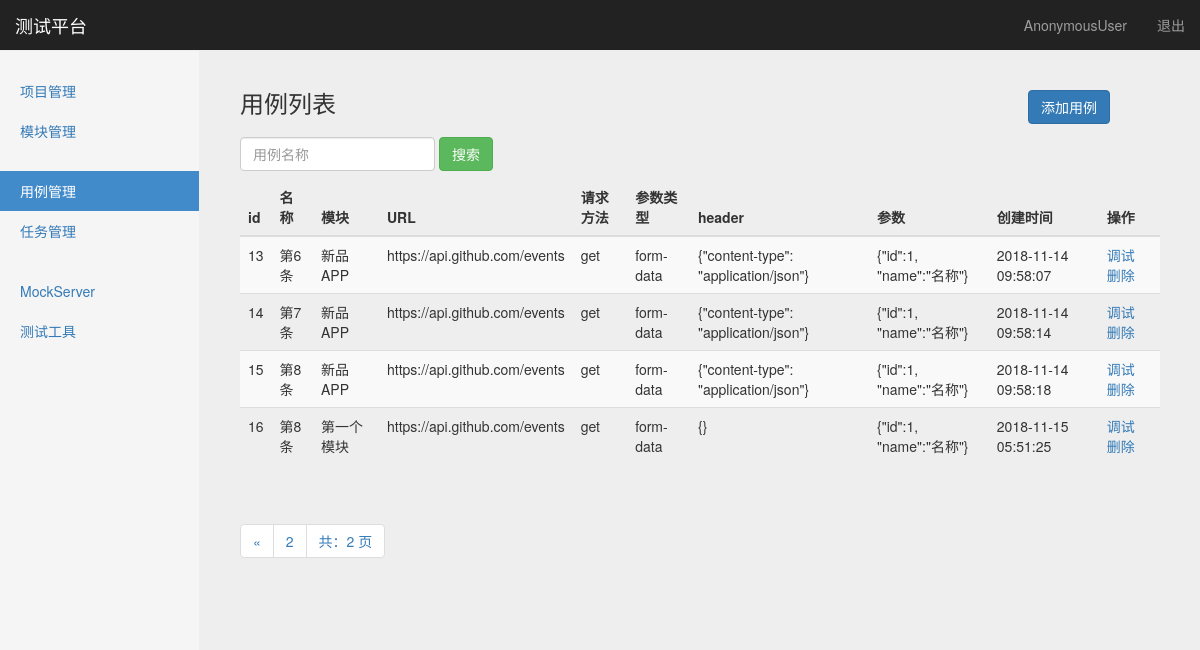
Screenshot of /interface/case_manage/?page=2 with the database file from the repository.
### interface_app/models.py (models this page shows, shortened)
class TestCase(models.Model):
    module = models.ForeignKey(Module, on_delete=models.CASCADE)
    name = models.CharField("名称", max_length=100, blank=False, default="")
    url = models.TextField("URL", default="")
    req_method = models.CharField("方法", max_length=10, default="")
    req_type = models.CharField("参数类型", max_length=10, default="")
    req_header = models.TextField("header", default="")
    req_parameter = models.TextField("参数", default="")
    response_assert = models.TextField("断言", default="")
    create_time = models.DateTimeField("创建时间", auto_now_add=True)

### project_app/models.py (models this page shows)
class Module(models.Model):
    project = models.ForeignKey(ProjectManage, on_delete=models.CASCADE)
    title = models.CharField("名称", max_length=100, blank=False, default="")  # 名称
    description = models.TextField("描述", max_length=100, default="")  # 描述
    create_time = models.DateTimeField("创建时间", auto_now_add=True)  # 创建时间
    def __str__(self):
        return self.title

### interface_app/views/testcase_views.py (the view)
# urls.py: path('case_manage/', testcase_views.case_manage),
def case_manage(request):
    cases_list = TestCase.objects.get_queryset().order_by('id')
    paginator = Paginator(cases_list, 10)
    page = request.GET.get("page")
    try:
        contacts = paginator.page(page)
    except PageNotAnInteger:
        contacts = paginator.page(1)
    except EmptyPage:
        contacts = paginator.page(paginator.num_pages)
    return render(request, "case_manage.html",
                  {"cases": contacts,
                   "type": "list"})

### templates/case_manage.html (shortened to what this page needs)
{% extends "base.html" %}
{% block content %}
  <body>
    <nav class="navbar navbar-inverse navbar-fixed-top">
      <div class="container-fluid">
        <div class="navbar-header">
          <a class="navbar-brand" href="#">测试平台</a>
        </div>
        <div id="navbar" class="navbar-collapse collapse">
          <ul class="nav navbar-nav navbar-right">
            <li><a href="#">{{ user }}</a></li>
            <li><a href="/logout/">退出</a></li>
          </ul>
        </div>
      </div>
    </nav>
    <div class="container-fluid">
      <div class="row">
        <div class="col-sm-3 col-md-2 sidebar">
          <ul class="nav nav-sidebar">
            <li> <a href="/manage/project_manage/">项目管理</a></li>
            <li><a href="/manage/module_manage/">模块管理</a></li>
          </ul>
          <ul class="nav nav-sidebar">
            <li class="active"><a href="#">用例管理</a></li>
            <li><a href="">任务管理</a></li>
          </ul>
          <ul class="nav nav-sidebar">
            <li><a href="">MockServer</a></li>
            <li><a href="">测试工具</a></li>
          </ul>
        </div>
        {% if type == 'list'%}
        <div class="col-sm-9 col-sm-offset-3 col-md-10 col-md-offset-2 main">
         <div>
          <h3 class="sub-header">用例列表
                <button type="button" class="btn btn-primary" style="float: right;margin-right: 50px;"
                onclick="window.location.href='/interface/add_case/'">添加用例</button>
          </h3>
                <form class="navbar-form" method="get" action="/interface/search_case_name/" style="padding-left: 0px;">
                    <div class="form-group">
                        <input name="case_name" type="text" placeholder="用例名称" class="form-control">
                    </div>
                    <button type="submit" class="btn btn-success">搜索</button>
                </form>
         </div>
          <div class="table-responsive">
            <table class="table table-striped">
              <thead>
                <tr>
                  <th>id</th>
                  <th>名称</th>
                  <th>模块</th>
                  <th>URL</th>
                  <th>请求方法</th>
                  <th>参数类型</th>
                  <th>header</th>
                  <th>参数</th>
                  <th>创建时间</th>
                  <th>操作</th>
                </tr>
              </thead>
              <tbody>
                {% for case in cases %}
                  <tr>
                    <td>{{ case.id }}</td>
                    <td>{{ case.name }}</td>
                    <td>{{ case.module }}</td>
                    <td>{{ case.url }}</td>
                    <td>{{ case.req_method }}</td>
                    <td>{{ case.req_type }}</td>
                    <td>{{ case.req_header }}</td>
                    <td>{{ case.req_parameter }}</td>
                    <td>{{ case.create_time | date:"Y-m-d H:i:s" }}</td>
                    <td>
                      <a href="/interface/debug_case/{{case.id}}/">调试</a>&ensp;
                      <a href="/interface/delete_case/{{case.id}}/">删除</a>
                    </td>
                  </tr>
                {% endfor %}
              </tbody>
            </table>
               <div class="pagination">
                  <span class="step-links">
                    <ul class="pagination">
                      {% if cases.has_previous %}
                        <li><a href="?search={{ search }}&page={{ cases.previous_page_number }}">&laquo;</a></li>
                      {% endif %}
                       <li><a href="#">{{ cases.number }}</a></li>
                      <li><a href="#">共：{{ cases.paginator.num_pages }} 页</a></li>
                    </ul>
                  </span>
               </div>
          </div>
        </div>
      {% endif %}
           </div>
      </div>
  </body>
{% endblock %}

### static/css/signin.css (style rules this page uses)
body { padding-top: 40px; padding-bottom: 40px; background-color: #eee; }

### static/css/dashboard.css (style rules this page uses)
body { padding-top: 50px; }
.sub-header { padding-bottom: 10px; border-bottom: 1px solid #eee; }
.navbar-fixed-top { border: 0; }
.sidebar { display: none; }
@media (min-width: 768px) { .sidebar { position: fixed; top: 51px; bottom: 0; left: 0; z-index: 1000; display: block; padding: 20px; overflow-x: hidden; overflow-y: auto; background-color: #f5f5f5; border-right: 1px solid #eee; } }
.nav-sidebar { margin-right: -21px; margin-bottom: 20px; margin-left: -20px; }
.nav-sidebar > li > a { padding-right: 20px; padding-left: 20px; }
.nav-sidebar > .active > a, .nav-sidebar > .active > a:hover, .nav-sidebar > .active > a:focus { color: #fff; background-color: #428bca; }
.main { padding: 20px; }
@media (min-width: 768px) { .main { padding-right: 40px; padding-left: 40px; } }

### rows the page displays
TestCase: id "13", name "第6条", module "新品APP", url "https://api.github.com/events", req_method "get", req_type "form-data", req_header "{\"content-type\": \"application/json\"}", req_parameter "{\"id\":1, \"name\":\"名称\"}", create_time "2018-11-14 09:58:07"
TestCase: id "14", name "第7条", module "新品APP", url "https://api.github.com/events", req_method "get", req_type "form-data", req_header "{\"content-type\": \"application/json\"}", req_parameter "{\"id\":1, \"name\":\"名称\"}", create_time "2018-11-14 09:58:14"
TestCase: id "15", name "第8条", module "新品APP", url "https://api.github.com/events", req_method "get", req_type "form-data", req_header "{\"content-type\": \"application/json\"}", req_parameter "{\"id\":1, \"name\":\"名称\"}", create_time "2018-11-14 09:58:18"
TestCase: id "16", name "第8条", module "第一个模块", url "https://api.github.com/events", req_method "get", req_type "form-data", req_header "{}", req_parameter "{\"id\":1, \"name\":\"名称\"}", create_time "2018-11-15 05:51:25"

### other values shown
{{ user }} "AnonymousUser"
{{ cases.number }} "2"
{{ cases.paginator.num_pages }} "2"
